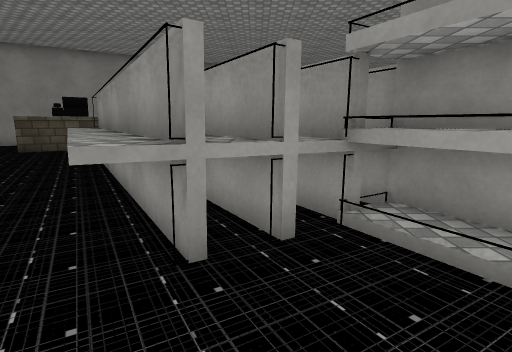
view 1 (above)

21 first-person views from a walk through a 3-D level made in the Unity game engine. The camera is 1.3 m above the floor, tilts 10° down and sees 80° across. The floor is counted in squares, 1 m on a side. Each view is taken from the middle of a square. On the plan, view 1 faces up. The plan holds only what a view shows up to about 14 squares ahead; the rest is blank. The place goes on beyond the plan. The player character is not drawn. Some surface patterns are stand-ins.

view 2
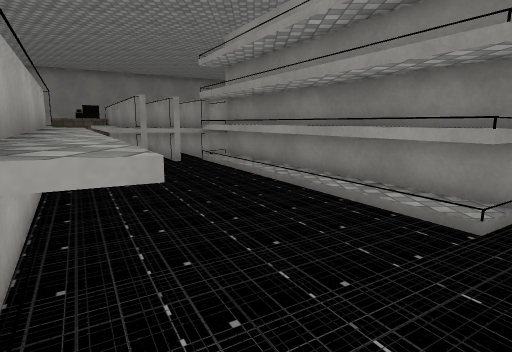

view 3
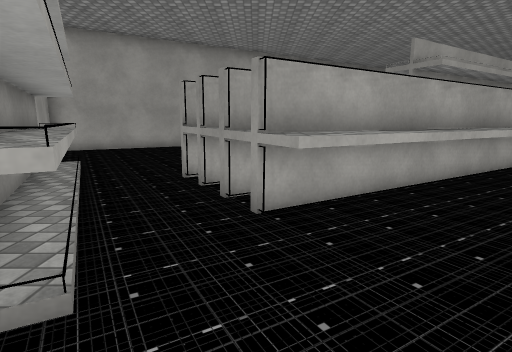

view 4
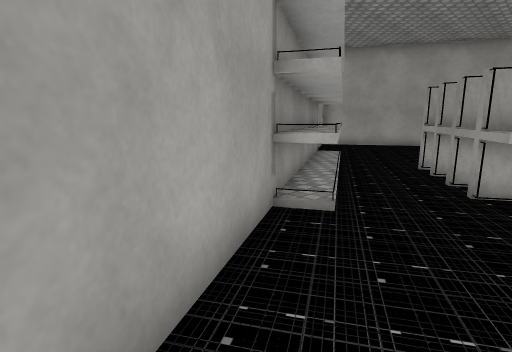

view 5
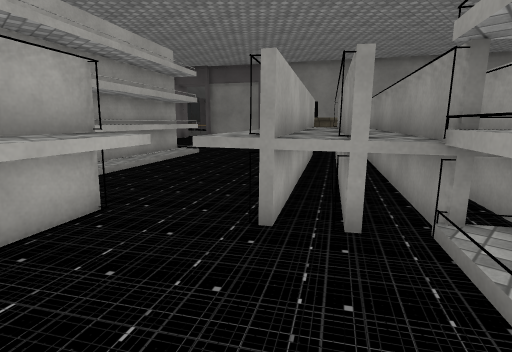

view 6
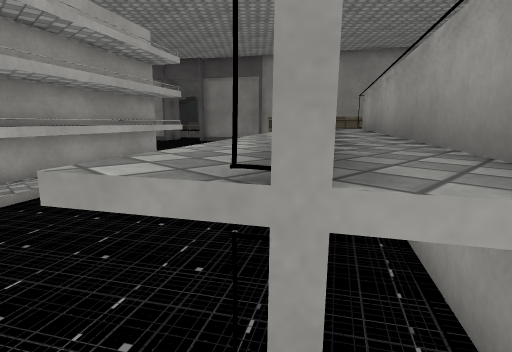

view 7
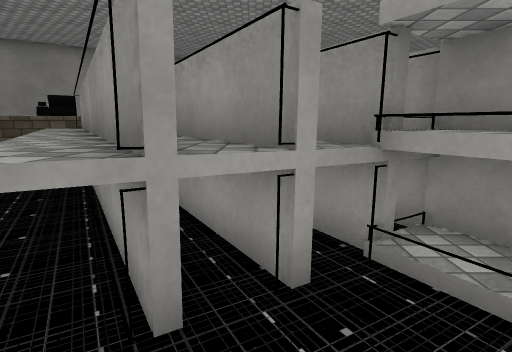

view 8
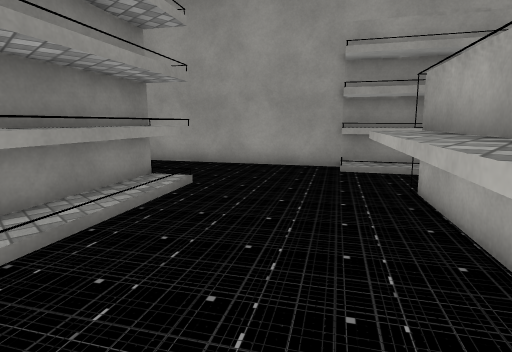

view 9
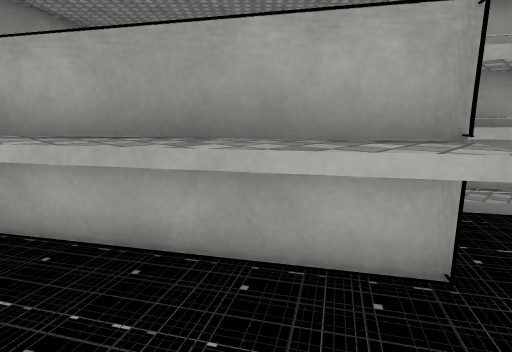

view 10
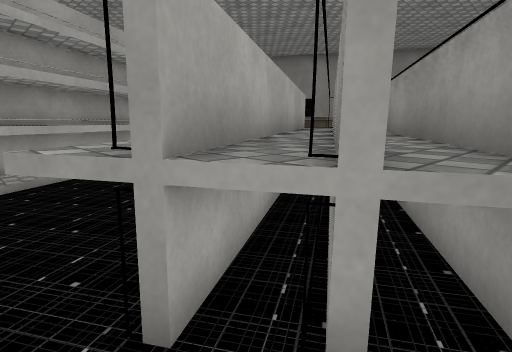

view 11
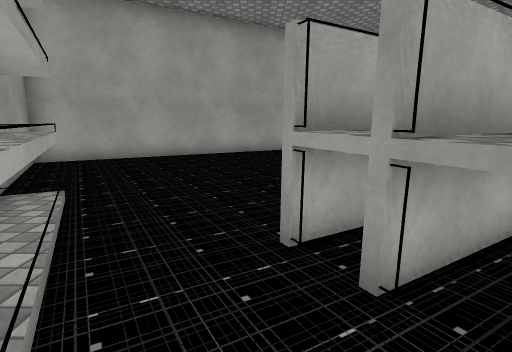

view 12
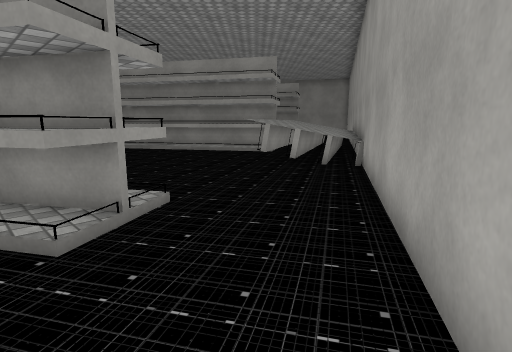

view 13
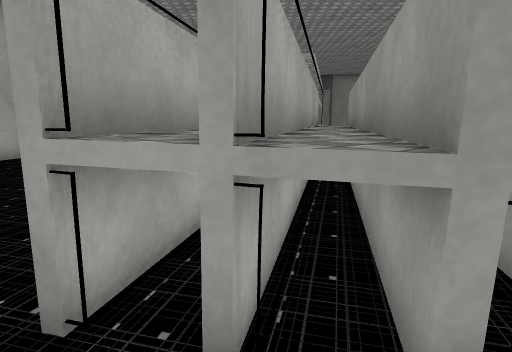

view 14
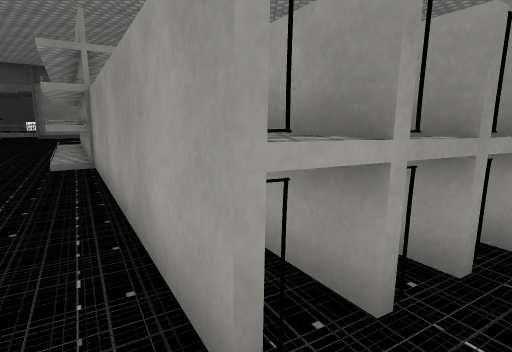

view 15
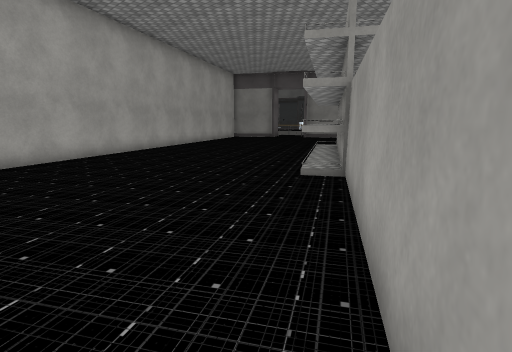

view 16
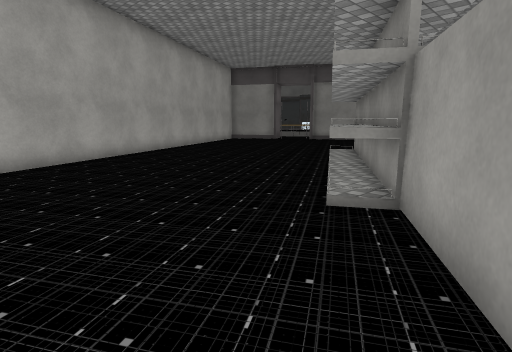

view 17
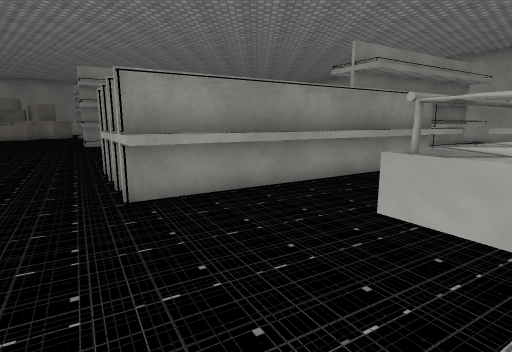

view 18
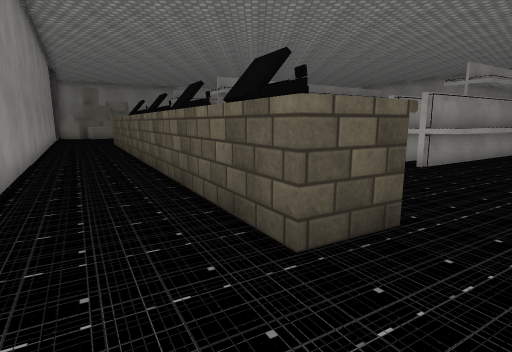

view 19
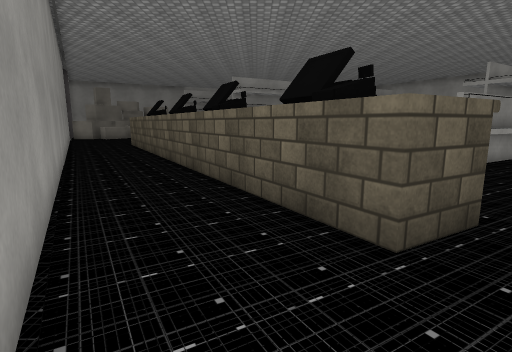

view 20
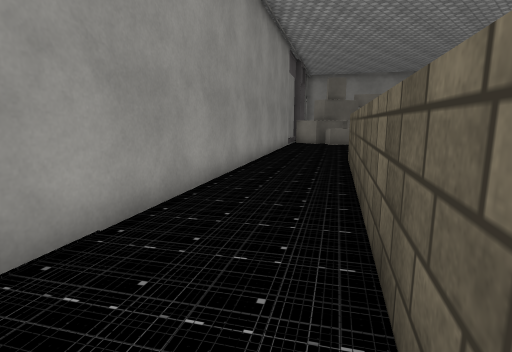

view 21
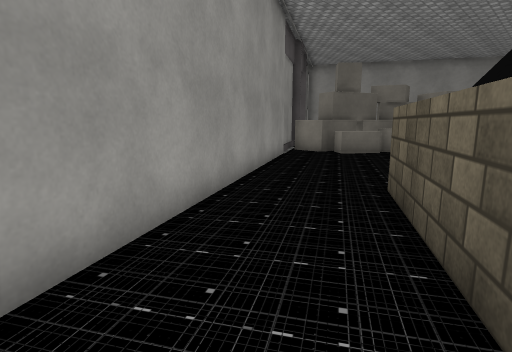

### Floor plan
Key: @ floor where view 1 was taken; # wall or solid block; x gap in a wall; . floor; ^ raised ledge; O other object.
Columns run from 17 left of view 1 to 13 right of it. Each row starts with its distance up from view 1.
 27                     ###.   OOO
 26                   ###...     O
 25                 ###.....
 24                ##.......
 23              ##.....##
 22             #......##
 21           ##.....###
 20         ##.....###
 19       ##.....####
 18     ###.....##
 17     #.....###
 16    . ...###
 15    . ..####
 14      .###     ...
 13      ....    ....
 12       .... .....
 11        ......^x#
 10          ...x^^^
  9          ...^^^^
  8        .....^^^^^
  7        ##....^^^^^
  6        ###....^^^^#
  5        ###....^^^^^#
  4         ###....^^^###
  3          ##....^^^.##
  2      ....###...^#..###
  1 #    .....###xx^....##    ..  ^
  0 #    .....###^^^^@...##  ... ^^
 -1  #  .......##^^^^^...### .....^
 -2  # ..........#^^^^....###.....^
 -3   #..........#^^^^^...###.....#
 -4   ##..........#^^^^..........##
 -5    #..........#^^^^^.......###
 -6    ## .........#^^^#.....###
 -7     #   ........##.....###
 -8      #    ..........OO##
 -9      #   .........OO###
-10       #  .......OOO##
-11       ## .....OOO#
-12        # ..... #

Where each view was taken, in squares from view 1:
view 1: 0 up, 0 right, facing up
view 2: 7 down, 3 right, facing up
view 3: 6 down, 6 right, facing left
view 4: 5 down, 8 right, facing down-left
view 5: 0 up, 2 right, facing up-left
view 6: 2 up, 0 right, facing up-left
view 7: 1 up, 0 right, facing up
view 8: 0 up, 0 right, facing down-right
view 9: 2 up, 0 right, facing down-left
view 10: 2 up, 1 right, facing up-left
view 11: 8 down, 2 right, facing left
view 12: 7 down, 5 right, facing up-right
view 13: 8 down, 1 right, facing up-left
view 14: 9 down, 1 left, facing up
view 15: 7 down, 2 left, facing up-left
view 16: 5 down, 4 left, facing up-left
view 17: 8 up, 10 left, facing right
view 18: 15 up, 14 left, facing right
view 19: 16 up, 14 left, facing right
view 20: 18 up, 6 left, facing up-right
view 21: 21 up, 2 left, facing up-right
